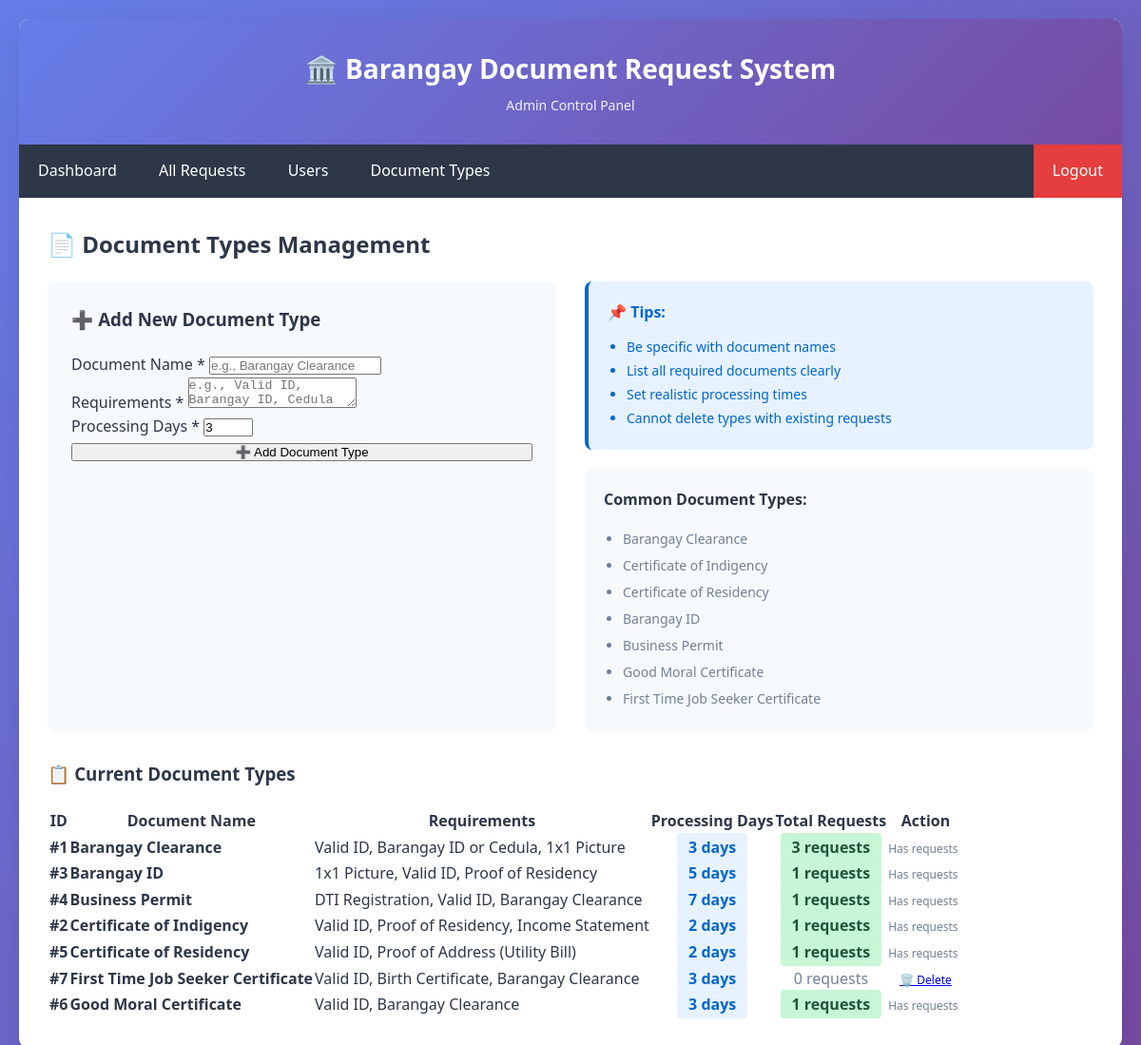
Screenshot of /admin/documents.php (signed in) with the database file from the repository.
### tables this page shows
CREATE TABLE document_types (
    id INT AUTO_INCREMENT PRIMARY KEY,
    document_name VARCHAR(100) NOT NULL,
    requirements TEXT,
    processing_days INT DEFAULT 3
);

### admin/documents.php (the view, shortened to what this page needs)
<?php
include '../includes/config.php';
$doc_types = $conn->query("SELECT dt.*,
                           (SELECT COUNT(*) FROM document_requests WHERE document_type_id = dt.id) as total_requests
                           FROM document_types dt
                           ORDER BY dt.document_name");
?>
<!DOCTYPE html>
<html lang="en">
<head>
    <link rel="stylesheet" href="../css/style.css">
</head>
<body>
    <div class="container">
        <div class="header">
            <h1>🏛️ Barangay Document Request System</h1>
            <p>Admin Control Panel</p>
        </div>
        <div class="navbar">
            <div>
                <a href="dashboard.php">Dashboard</a>
                <a href="requests.php">All Requests</a>
                <a href="users.php">Users</a>
                <a href="documents.php">Document Types</a>
            </div>
            <a href="../logout.php" class="logout">Logout</a>
        </div>
        <div class="content">
            <h2 style="margin-bottom: 20px;">📄 Document Types Management</h2>
            <div style="display: grid; grid-template-columns: 1fr 1fr; gap: 30px; margin-bottom: 30px;">
                <div style="background: #f7fafc; padding: 25px; border-radius: 8px;">
                    <h3 style="margin-bottom: 20px; color: #2d3748;">➕ Add New Document Type</h3>
                    <form method="POST" action="">
                        <div class="form-group">
                            <label>Document Name *</label>
                            <input type="text" name="document_name" required placeholder="e.g., Barangay Clearance">
                        </div>
                        <div class="form-group">
                            <label>Requirements *</label>
                            <textarea name="requirements" required placeholder="e.g., Valid ID, Barangay ID, Cedula"></textarea>
                        </div>
                        <div class="form-group">
                            <label>Processing Days *</label>
                            <input type="number" name="processing_days" required min="1" max="30" value="3">
                        </div>
                        <button type="submit" class="btn btn-primary" style="width: 100%;">
                            ➕ Add Document Type
                        </button>
                    </form>
                </div>
                <div>
                    <div style="background: #e6f2ff; padding: 20px; border-radius: 8px; border-left: 4px solid #0066cc; margin-bottom: 20px;">
                        <h4 style="margin-bottom: 10px; color: #0066cc;">📌 Tips:</h4>
                        <ul style="font-size: 14px; color: #0066cc; margin-left: 20px; line-height: 1.8;">
                            <li>Be specific with document names</li>
                            <li>List all required documents clearly</li>
                            <li>Set realistic processing times</li>
                            <li>Cannot delete types with existing requests</li>
                        </ul>
                    </div>
                    <div style="background: #f7fafc; padding: 20px; border-radius: 8px;">
                        <h4 style="margin-bottom: 15px; color: #2d3748;">Common Document Types:</h4>
                        <ul style="font-size: 14px; color: #718096; margin-left: 20px; line-height: 2;">
                            <li>Barangay Clearance</li>
                            <li>Certificate of Indigency</li>
                            <li>Certificate of Residency</li>
                            <li>Barangay ID</li>
                            <li>Business Permit</li>
                            <li>Good Moral Certificate</li>
                            <li>First Time Job Seeker Certificate</li>
                        </ul>
                    </div>
                </div>
            </div>
            <h3 style="margin-bottom: 20px;">📋 Current Document Types</h3>
            <?php if ($doc_types->num_rows > 0): ?>
                <table>
                    <thead>
                        <tr>
                            <th>ID</th>
                            <th>Document Name</th>
                            <th>Requirements</th>
                            <th>Processing Days</th>
                            <th>Total Requests</th>
                            <th>Action</th>
                        </tr>
                    </thead>
                    <tbody>
                        <?php while ($row = $doc_types->fetch_assoc()): ?>
                        <tr>
                            <td><strong>#<?php echo $row['id']; ?></strong></td>
                            <td><strong><?php echo htmlspecialchars($row['document_name']); ?></strong></td>
                            <td><?php echo htmlspecialchars($row['requirements']); ?></td>
                            <td style="text-align: center;">
                                <span style="background: #e6f2ff; color: #0066cc; padding: 4px 12px; border-radius: 4px; font-weight: 600;">
                                    <?php echo $row['processing_days']; ?> days
                                </span>
                            </td>
                            <td style="text-align: center;">
                                <?php if ($row['total_requests'] > 0): ?>
                                    <span style="background: #c6f6d5; color: #22543d; padding: 4px 12px; border-radius: 4px; font-weight: 600;">
                                        <?php echo $row['total_requests']; ?> requests
                                    </span>
                                <?php else: ?>
                                    <span style="color: #718096;">0 requests</span>
                                <?php endif; ?>
                            </td>
                            <td>
                                <?php if ($row['total_requests'] == 0): ?>
                                    <a href="?delete=<?php echo $row['id']; ?>"
                                       class="btn btn-danger"
                                       style="padding: 6px 12px; font-size: 12px;"
                                       onclick="return confirm('Are you sure you want to delete this document type?')">
                                        🗑️ Delete
                                    </a>
                                <?php else: ?>
                                    <span style="color: #718096; font-size: 12px;">Has requests</span>
                                <?php endif; ?>
                            </td>
                        </tr>
                        <?php endwhile; ?>
                    </tbody>
                </table>
            <?php endif; ?>
        </div>
    </div>
</body>
</html>

### css/style.css (style rules this page uses)
:root { --primary-gradient-start: #667eea; --primary-gradient-end: #764ba2; --primary-color: #667eea; --primary-dark: #5568d3; --secondary-color: #718096; --secondary-dark: #4a5568; --status-pending-bg: #fed7d7; --status-pending-text: #c53030; --status-processing-bg: #feebc8; --status-processing-text: #c05621; --status-approved-bg: #c6f6d5; --status-approved-text: #22543d; --status-rejected-bg: #fed7d7; --status-rejected-text: #742a2a; --success-color: #48bb78; --success-dark: #38a169; --warning-color: #ed8936; --warning-dark: #dd6b20; --danger-color: #f56565; --danger-dark: #e53e3e; --info-color: #4299e1; --info-dark: #3182ce; --white: #ffffff; --gray-50: #f7fafc; --gray-100: #edf2f7; --gray-200: #e2e8f0; --gray-300: #cbd5e0; --gray-400: #a0aec0; --gray-500: #718096; --gray-600: #4a5568; --gray-700: #2d3748; --gray-800: #1a202c; --gray-900: #171923; --spacing-xs: 5px; --spacing-sm: 10px; --spacing-md: 15px; --spacing-lg: 20px; --spacing-xl: 30px; --spacing-2xl: 40px; --radius-sm: 4px; --radius-md: 6px; --radius-lg: 8px; --radius-xl: 10px; --radius-pill: 20px; --shadow-sm: 0 1px 3px rgba(0, 0, 0, 0.1); --shadow-md: 0 4px 6px rgba(0, 0, 0, 0.1); --shadow-lg: 0 10px 40px rgba(0, 0, 0, 0.1); --transition-fast: 0.15s ease; --transition-normal: 0.3s ease; --transition-slow: 0.5s ease; }
* { margin: 0; padding: 0; box-sizing: border-box; }
html { font-size: 16px; scroll-behavior: smooth; }
body { font-family: 'Segoe UI', Tahoma, Geneva, Verdana, sans-serif; background: linear-gradient(135deg, var(--primary-gradient-start) 0%, var(--primary-gradient-end) 100%); min-height: 100vh; padding: var(--spacing-lg); color: var(--gray-700); line-height: 1.6; }
.container { max-width: 1200px; margin: 0 auto; background: var(--white); border-radius: var(--radius-xl); box-shadow: var(--shadow-lg); overflow: hidden; }
.content { padding: var(--spacing-xl); }
.header { background: linear-gradient(135deg, var(--primary-gradient-start) 0%, var(--primary-gradient-end) 100%); color: var(--white); padding: var(--spacing-xl); text-align: center; }
.header h1 { font-size: 28px; margin-bottom: 5px; font-weight: 700; }
.header p { font-size: 14px; opacity: 0.9; }
.navbar { background: var(--gray-700); padding: 0; display: flex; justify-content: space-between; align-items: center; }
.navbar a { color: var(--white); padding: 15px 20px; text-decoration: none; display: inline-block; transition: background var(--transition-normal); }
.navbar .logout { background: var(--danger-dark); }

### rows the page displays
document_types: id "1", document_name "Barangay Clearance", requirements "Valid ID, Barangay ID or Cedula, 1x1 Picture", processing_days "3", total_requests "3", shows "Has requests"
document_types: id "3", document_name "Barangay ID", requirements "1x1 Picture, Valid ID, Proof of Residency", processing_days "5", total_requests "1", shows "Has requests"
document_types: id "4", document_name "Business Permit", requirements "DTI Registration, Valid ID, Barangay Clearance", processing_days "7", total_requests "1", shows "Has requests"
document_types: id "2", document_name "Certificate of Indigency", requirements "Valid ID, Proof of Residency, Income Statement", processing_days "2", total_requests "1", shows "Has requests"
document_types: id "5", document_name "Certificate of Residency", requirements "Valid ID, Proof of Address (Utility Bill)", processing_days "2", total_requests "1", shows "Has requests"
document_types: id "7", document_name "First Time Job Seeker Certificate", requirements "Valid ID, Birth Certificate, Barangay Clearance", processing_days "3", shows "0 requests"
document_types: id "6", document_name "Good Moral Certificate", requirements "Valid ID, Barangay Clearance", processing_days "3", total_requests "1", shows "Has requests"
